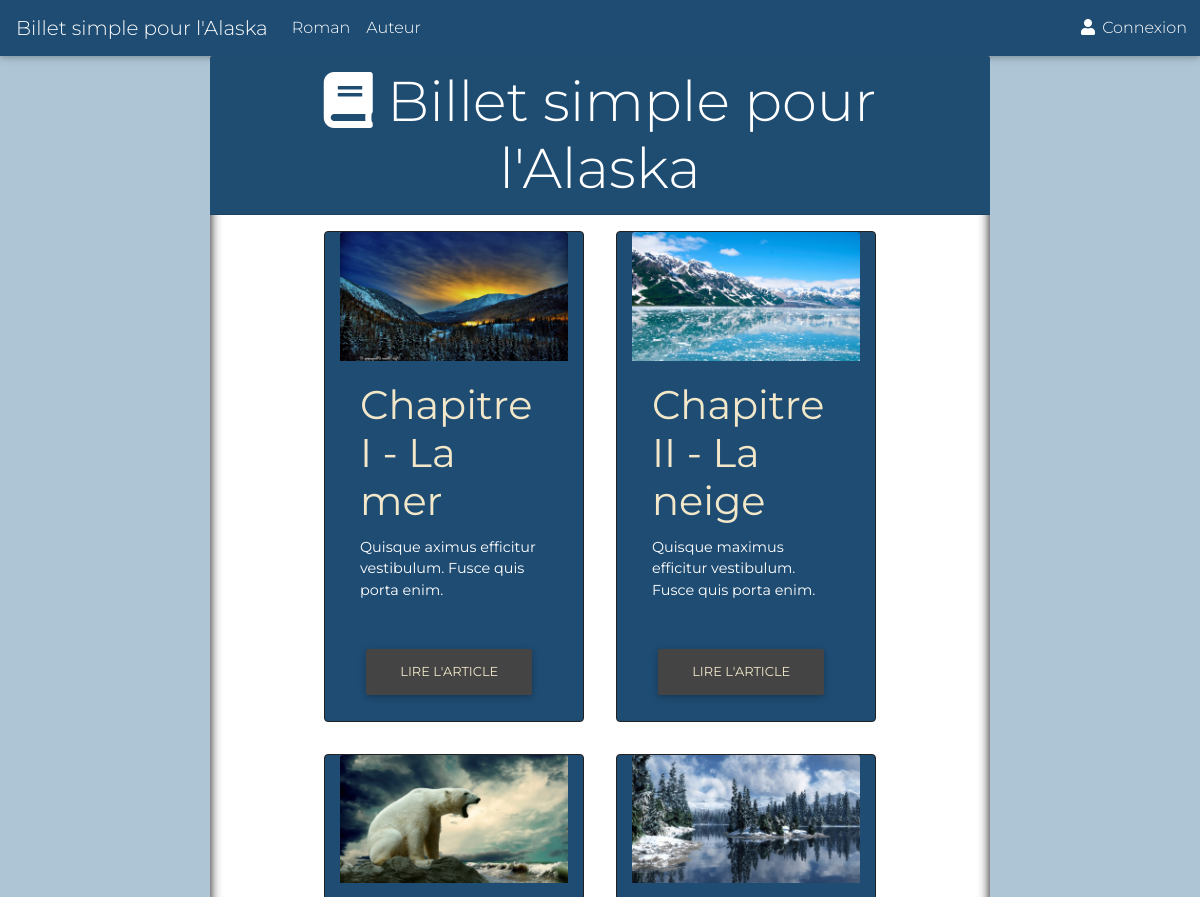
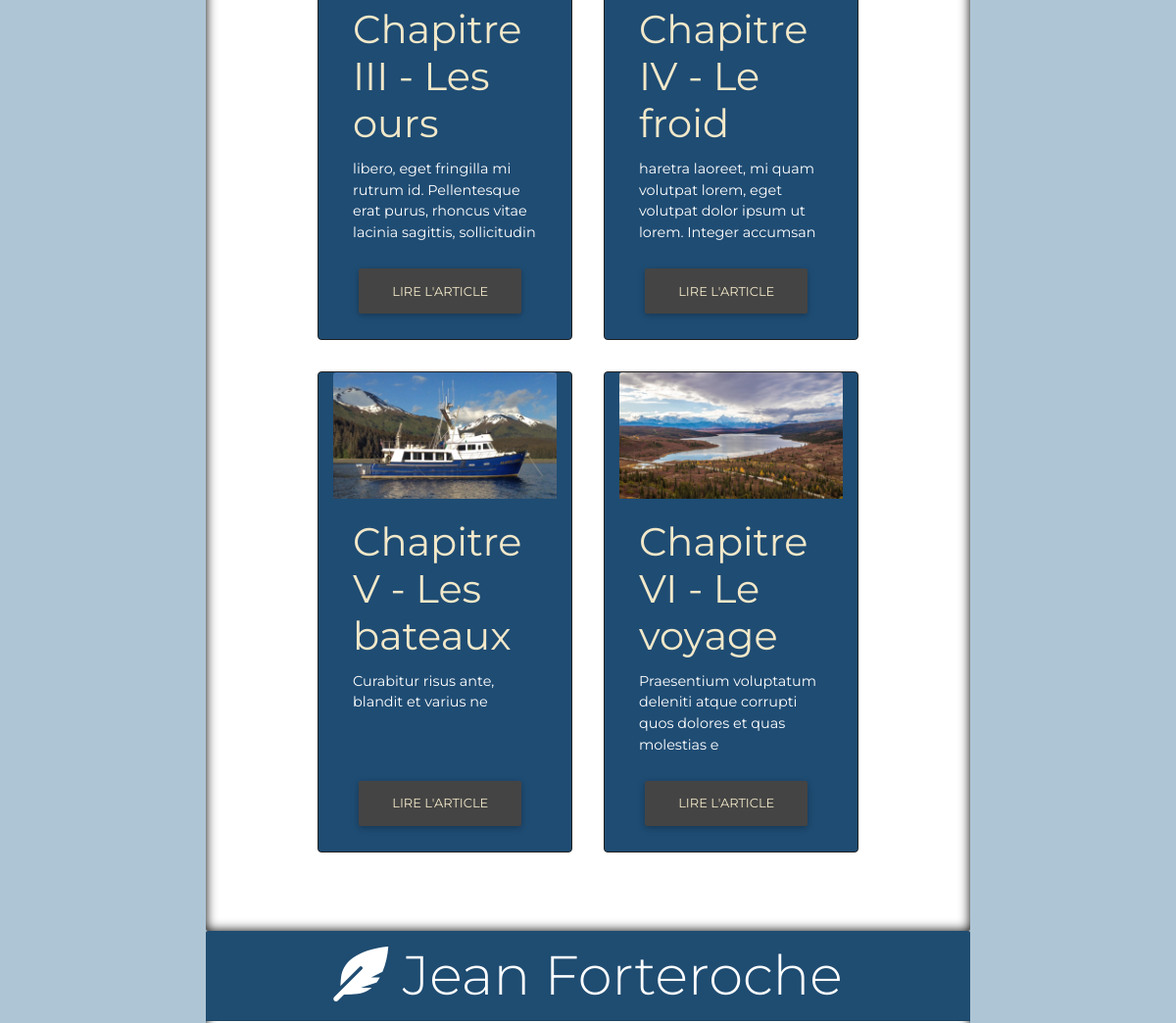
Before: / (upper part) with the older database file (2 pictures, top to bottom).
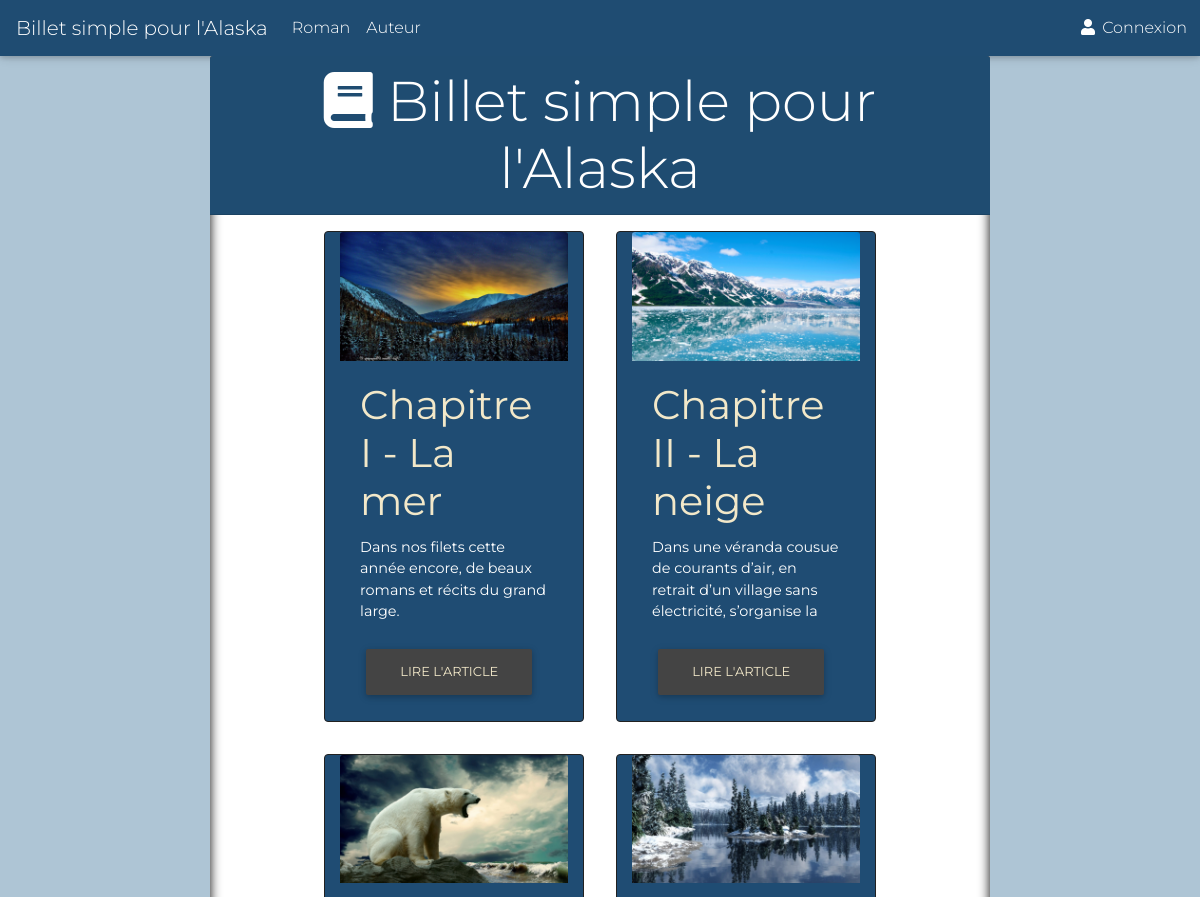
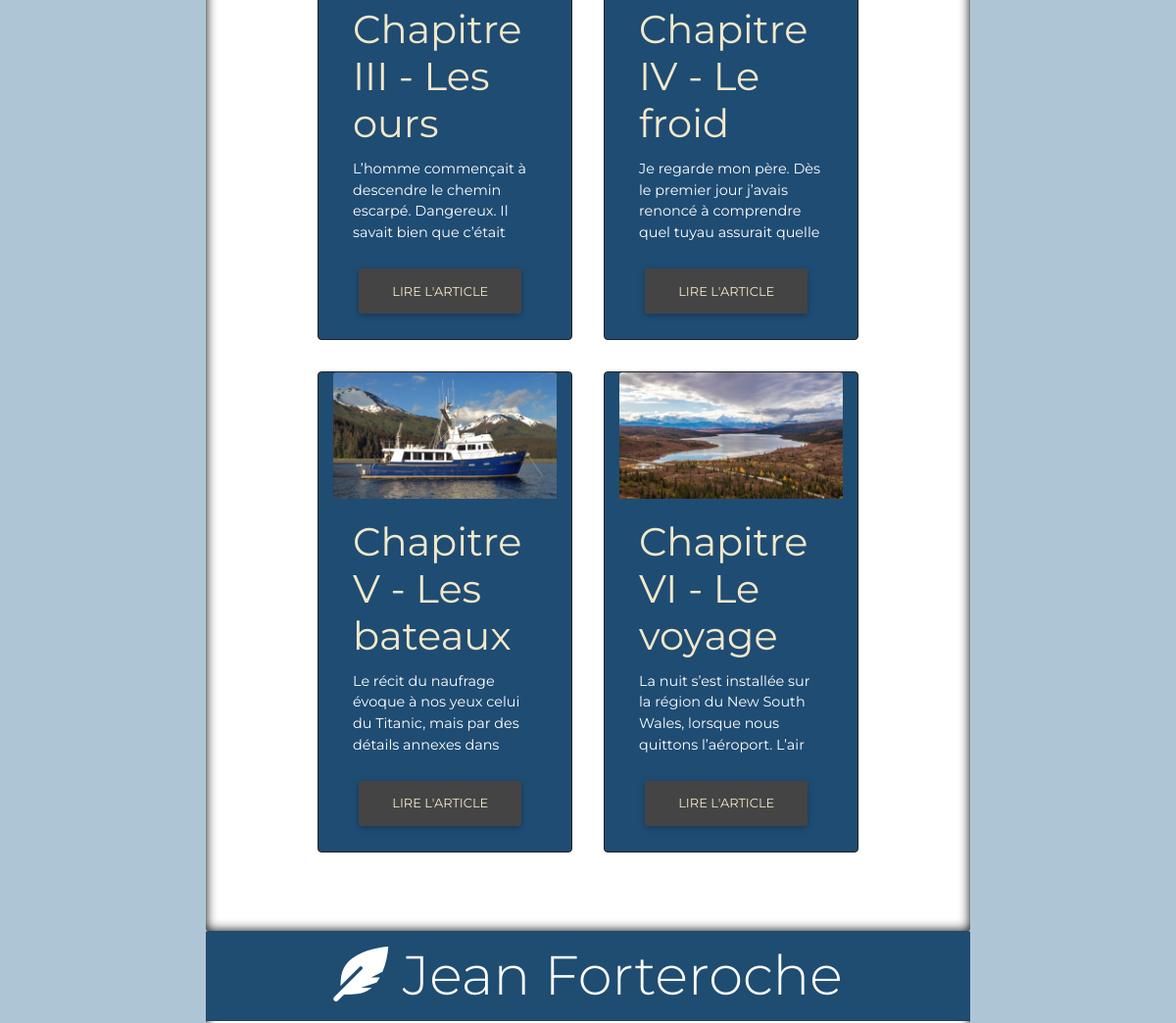
After: the same page with the newer database file (2 pictures, top to bottom).
### tables this page shows
CREATE TABLE IF NOT EXISTS `billets` (
  `id` int(11) NOT NULL AUTO_INCREMENT,
  `title` varchar(255) NOT NULL,
  `content` text NOT NULL,
  `picture` varchar(255) NOT NULL,
  `description` varchar(255) NOT NULL,
  PRIMARY KEY (`id`)
);

### controller/PostController.php (called while the page is built, shortened)
<?php
require_once('model/PostManager.php');
class PostController
{
	public function listPosts()
	{
		$postManager = new PostManager();
		$posts = $postManager->getPosts();
		require('view/indexView.php');
	}
}

### model/PostManager.php (called while the page is built, shortened)
<?php
class PostManager extends Manager
{
	public function getPosts()
	{
		$db = $this->dbConnect();
		$req = $db->query('SELECT * FROM billets ORDER BY ID ');
		return $req;
	}
}

### view/indexView.php (the view, shortened to what this page needs)
<div id="book" class="container jumbotron jumbotron-fluid col-lg-8 col-md-12 col-sm-12 col-xs-12 d-flex flex-wrap justify-content-center ">
    <h1 class="display-4 card-header col-12 text-center"> <i class="fas fa-book"></i>  Billet simple pour l'Alaska</h1>
    <?php
    while ($data = $posts->fetch())
    {
    ?>
        <article class="article card col-xl-4 col-lg-5 col-sm-8 border-dark">
            <img class="card-img-top" src="<?= $data['picture'] ?>" alt="Card image cap">
            <div class="card-body">
                <h1 class="card-title"><?= $data['title'] ?></h5>
                <p class="card-text desc-chapter white-text"><?= $data['description'] ?></p>
                <a href="index.php?action=post&amp;id=<?= $data['id'] ?>" class="btn btn-primary">Lire l'article</a>
            </div>
        </article>
    <?php
    }
    ?>
</div>
<div id="author" class="container jumbotron jumbotron-fluid col-lg-8 col-md-12 col-sm-12 col-xs-12 d-flex flex-wrap justify-content-center ">
        <h1 class="display-4 card-header col-12 text-center"> <i class="fas fa-feather-alt"></i> Jean Forteroche </h1>
</div>
<?php $content = ob_get_clean(); ?>
<?php require('template.php'); ?>

### index.php (shortened to what this page needs)
<?php
require('controller/PostController.php');
$postController = new PostController();
$commentController = new CommentController();
try {
    if (isset($_GET['action'])) {
        if ($_GET['action'] == 'listPosts') {
            $postController->listPosts();
        }
        elseif ($_GET['action'] == 'post') {
            if (isset($_GET['id']) && $_GET['id'] > 0) {
                $postController->post();
            }
            else {
                throw new Exception('Aucun identifiant de billet envoyé');
            }
        }
        elseif ($_GET['action'] == 'addComment') {
            if (isset($_GET['id']) && $_GET['id'] > 0) {
                if (!empty($_POST['author']) && !empty($_POST['comment'])) {
                    $commentController->addComment($_GET['id'], $_POST['author'], $_POST['comment']);
                }
                else {
                    throw new Exception('Tous les champs ne sont pas remplis !');
                }
            }
            else {
                throw new Exception('Aucun identifiant de billet envoyé');
            }
        }
        elseif ($_GET['action'] == 'admin') {
            if (isset($_POST['email']) && isset($_POST['password'])) {
                $adminPostController = new AdminPostController($_POST['email'], $_POST['password']);
                $adminPostController->listPostsAdmin();
            } else {
                $adminPostController = new AdminPostController($_SESSION['email'], $_SESSION['password']);
                $adminPostController->listPostsAdmin();
            }
        }
        elseif ($_GET['action'] == 'newPost') {
            $adminPostController = new AdminPostController($_SESSION['email'], $_SESSION['password']);
            $adminPostController->newPost();
        }
        elseif ($_GET['action'] == 'addPost') {
            if (!empty($_POST['title']) && !empty($_POST['description']) && !empty($_POST['content'] && !empty($_FILES['picture']['tmp_name']))) {
                $adminPostController = new AdminPostController($_SESSION['email'], $_SESSION['password']);
                $adminPostController->addPost($_POST['title'], $_POST['content'], $_FILES['picture']['tmp_name'], $_POST['description']);
            }else{
                $_SESSION["notify"] = "incomplete-post";
                header('Location: index.php?action=newPost');
            }
        }
        elseif ($_GET['action'] == 'delPost') {
            $adminPostController = new AdminPostController($_SESSION['email'], $_SESSION['password']);
            $adminPostController->delPost($_GET['id']);
        }
        elseif ($_GET['action'] == 'editPost') {
            $adminPostController = new AdminPostController($_SESSION['email'], $_SESSION['password']);
            $adminPostController->editPost($_GET['id']);
        }
        elseif ($_GET['action'] == 'updatePost') {
            $adminPostController = new AdminPostController($_SESSION['email'], $_SESSION['password']);
            if (!empty($_POST['title']) && !empty($_POST['description']) && !empty($_POST['content'])) {
                $adminPostController->updatePost($_GET['id'], $_POST['title'], $_POST['content'], $_FILES['picture']['tmp_name'], $_POST['description']);
            }else{
                $_SESSION["notify"] = "incomplete-post";
                header('Location: index.php?action=admin');
            }
        }
        elseif ($_GET['action'] == 'listComment') {
            $adminCommentController = new AdminCommentController($_SESSION['email'], $_SESSION['password']);
            $adminCommentController->listComment();
        }
        elseif ($_GET['action'] == 'reportedComment') {
            $adminCommentController = new AdminCommentController($_SESSION['email'], $_SESSION['password']);
            $adminCommentController->listComment();
        }
        elseif ($_GET['action'] == 'delComment') {
            $adminCommentController = new AdminCommentController($_SESSION['email'], $_SESSION['password']);
            $adminCommentController->delComment($_GET['id']);
        }
        elseif ($_GET['action'] == 'revokeComment') {
            $adminCommentController = new AdminCommentController($_SESSION['email'], $_SESSION['password']);
            $adminCommentController->revokeComment($_GET['id']);
        }
        elseif ($_GET['action'] == 'reportComment') {
            $commentController->reportComment($_GET['id'], $_GET['p_id']);
        }
        elseif ($_GET['action'] == 'notAuthorized')
        {
            $_SESSION["notify"] = "not-authorized";
            header('Location: index.php');
        }
        elseif ($_GET['action'] == 'wrongUser')
        {
            $_SESSION["notify"] = "wrong-user";
            header('Location: index.php');
        }
        elseif ($_GET['action'] == 'disconnect')
        {
            session_destroy();
            header('Location: index.php');
        }
    }
    else {
    	$postController->listPosts();
    }
}
catch(Exception $e) {
    echo 'Erreur : ' . $e->getMessage();
}

### view/template.php (shortened to what this page needs)
<!DOCTYPE html>
<html>
   <head>
      <link rel="stylesheet" type="text/css" href="public/css/bootstrap.min.css">
      <link rel="stylesheet" type="text/css" href="public/css/mdb.min.css">
      <link rel="stylesheet" type="text/css" href="public/css/toastr.css">
      <link rel="stylesheet" type="text/css" href="public/css/style.css">
      <link rel="stylesheet" href="https://use.fontawesome.com/releases/v5.8.1/css/all.css">
   </head>
   <body>
      <div class="container-fluid">
         <header class="row">
            <nav class="navbar navbar-expand-lg navbar-dark col-12">
               <a class="navbar-brand d-none d-lg-block" href="index.php">Billet simple pour l'Alaska</a>
               <div class="collapse navbar-collapse" id="navbarSupportedContent">
                  <ul class="navbar-nav mr-auto">
                  <li class="nav-item">
                     <a class="nav-link" href="index.php#book">
                     Roman
                     </a>
                  </li>
                  <li class="nav-item">
                     <a class="nav-link" href="index.php#author">
                     Auteur
                     </a>
                  </li>
                  <li class="nav-item connexion">
                     <?php
                        if (isset($_SESSION['email']) && isset($_SESSION['password'])) {
                           echo '<a class="nav-link" href="index.php?action=admin"><i class="fas fa-cogs"></i> Panneau d\'administration</a>';
                        } else {
                           echo '<a class="nav-link" href="#" data-toggle="modal" data-target="#modalLoginForm" > <i class="fas fa-user"></i> Connexion</a>';
                        }
                     ?>
                  </li>
                  </div>
                  </div>
         <?= $content ?>
   </body>
</html>

### public/css/style.css (style rules this page uses)
html { scroll-behavior: smooth; }
body { background-color: #aec5d5; font-family: 'Montserrat', sans-serif; }
.navbar { background-color: #1f4c72; }
.card-header { background-color: rgb(31, 76, 113); color: white; }
.connexion { position: absolute; right: 5px; }
.article { background-color: #1F4C73; color: #F2E8C9; margin: 16px; box-shadow: 1px 1px 8px black; }
.jumbotron-fluid { padding-top: 0; box-shadow: inset 0px 0px 12px black; margin-bottom: 0; background-color: white; }
.btn-primary { color: #f2e8c9!important; background-color: #444444!important; border-color: #636363!important; }
.desc-chapter { max-height: 90px; overflow: auto; min-height: 90px; }
a { color: white }

Changed rows visible on the page:
changed billets "Chapitre I - La mer": description "Quisque aximus efficitur vestibulum. Fusce quis porta enim." → "Dans nos filets cette année encore, de beaux romans et récits du grand large."
changed billets "Chapitre II - La neige": description "Quisque maximus efficitur vestibulum. Fusce quis porta enim." → "Dans une véranda cousue de courants d’air, en retrait d’un village sans électricité, s’organise la…"
changed billets "Chapitre III - Les ours": description "libero, eget fringilla mi rutrum id. Pellentesque erat purus, rhoncus vitae lacinia sagittis, sollicitudin…" → "L’homme commençait à descendre le chemin escarpé. Dangereux. Il savait bien que c’était…"
changed billets "Chapitre IV - Le froid": description "haretra laoreet, mi quam volutpat lorem, eget volutpat dolor ipsum ut lorem. Integer accumsan…" → "Je regarde mon père. Dès le premier jour j’avais renoncé à comprendre quel tuyau assurait quelle…"
changed billets "Chapitre V - Les bateaux": description "Curabitur risus ante, blandit et varius ne" → "Le récit du naufrage évoque à nos yeux celui du Titanic, mais par des détails annexes dans…"
changed billets "Chapitre VI - Le voyage": description "Praesentium voluptatum deleniti atque corrupti quos dolores et quas molestias e" → "La nuit s’est installée sur la région du New South Wales, lorsque nous quittons l’aéroport. L’air…"
